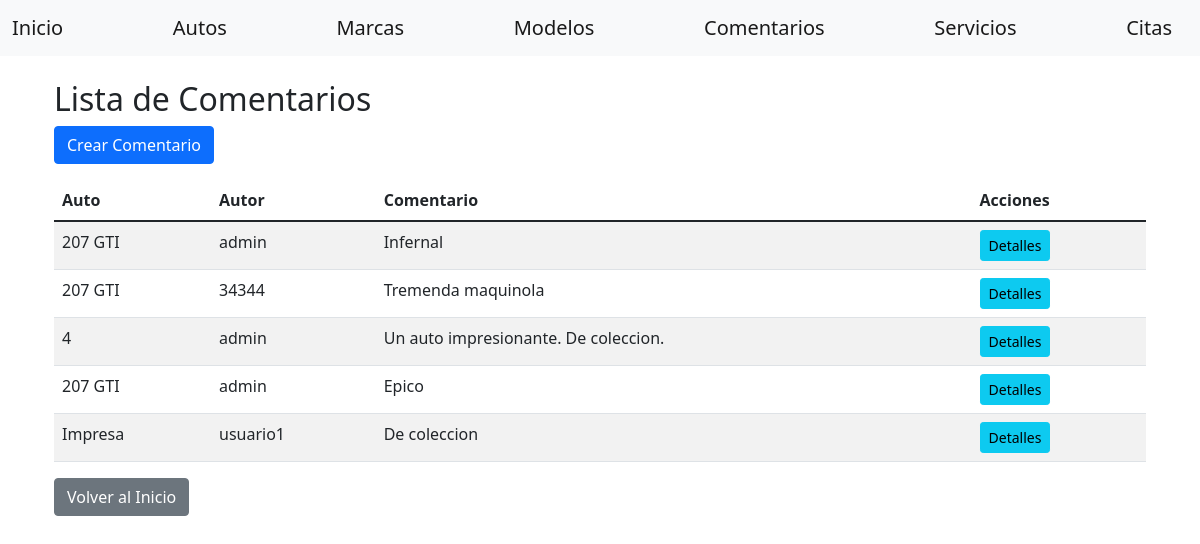
The page /gestion/comentarios/ on the database as committed earlier.
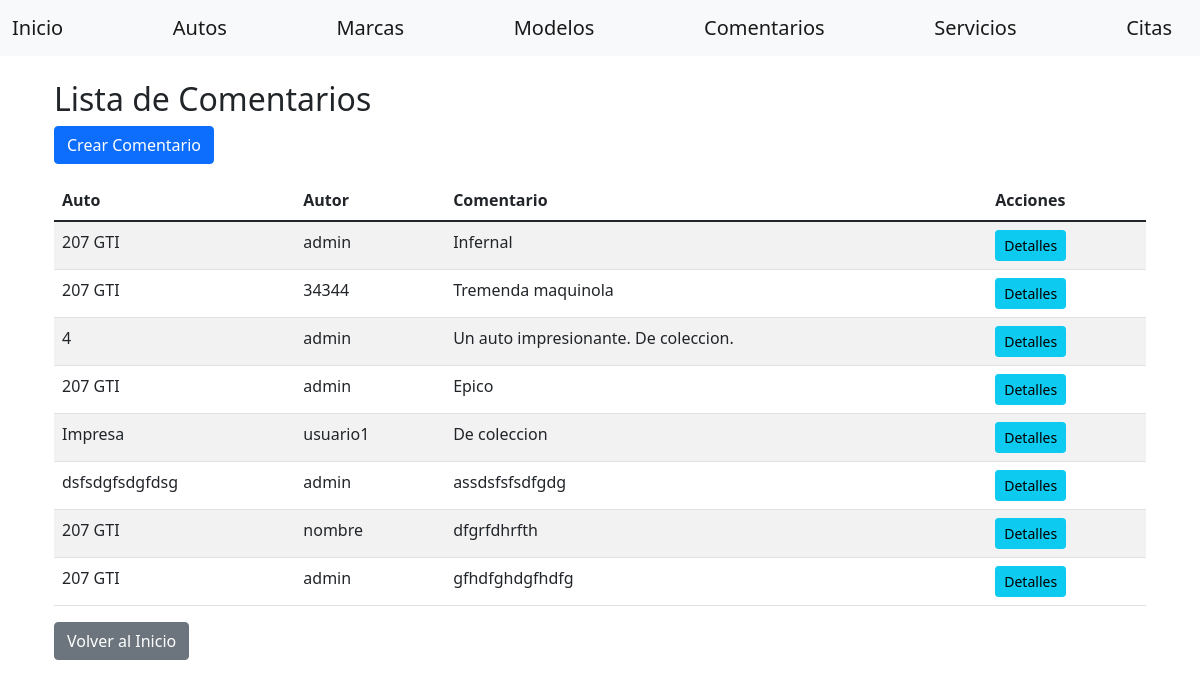
The same page on the database as committed later.
### gestion/models.py (models this page shows, shortened)
class Comentario(models.Model):
    auto = models.ForeignKey(Auto, on_delete=models.CASCADE)
    autor = models.ForeignKey(User, on_delete=models.CASCADE)
    comentario = models.TextField()
    fecha = models.DateTimeField(auto_now_add=True)

class Auto(models.Model):
    marca = models.ForeignKey(Marca, on_delete=models.CASCADE, default=1, verbose_name=_("marca"))
    modelo = models.ForeignKey(ModeloAuto, on_delete=models.CASCADE, verbose_name=_("modelo"))
    categoria = models.ForeignKey(Categoria, on_delete=models.CASCADE, verbose_name=_("categoria"))
    precio = models.DecimalField(max_digits=10, decimal_places=2, verbose_name=_("precio"))
    imagen = models.ImageField(upload_to='autos/', null=True, blank=True, verbose_name=_("imagen"))
    descripcion = models.TextField(verbose_name=_("descripcion"))

class ModeloAuto(models.Model):
    marca = models.ForeignKey(Marca, on_delete=models.CASCADE)
    nombre = models.CharField(max_length=100)

### gestion/views/comentario_view.py (the view)
# urls.py: path('comentarios/', comentario_view.ComentarioListView.as_view(), name='comentario-list'),
class ComentarioListView(View):
    def get(self, request, *args, **kwargs):
        repo = ComentarioRepository()
        comentarios = repo.get_all()
        return render(
            request,
            'comentarios/list.html',
            dict(
                comentarios=comentarios
            )
        )

### gestion/context_processors.py (called while the page is built)
def user_info(request):
    user = request.user if request.user.is_authenticated else None
    return {
        'authenticated_user': user
    }

def all_brands(request):
    brands = cache.get('brands')
    if brands is None:
        brands = Marca.objects.all()
        cache.set('brands', brands, 36000)  # Cache por 10 horas (36000 segundos)
    return {'all_brands': brands}

def all_categories(request):
    categories = cache.get('categories')
    if categories is None:
        categories = Categoria.objects.all()  # Devuelve objetos completos
        cache.set('categories', categories, 36000)  # Cache por 10 horas (36000 segundos)
    return {'all_categories': categories}

### gestion/repositories/comentario_repository.py (called while the page is built)
    def get_all(self) -> List[Comentario]:
        return Comentario.objects.all()

### gestion/templates/comentarios/list.html (shortened to what this page needs)
{% extends "home/base.html" %}
{% block content %}
<div class="container mt-3">
    <h2>Lista de Comentarios</h2>
    <a href="{% url 'comentario-create' %}" class="btn btn-primary mb-3">Crear Comentario</a>
    <table class="table table-striped">
        <thead>
            <tr>
                <th>Auto</th>
                <th>Autor</th>
                <th>Comentario</th>
                <th>Acciones</th>
            </tr>
        </thead>
        <tbody>
            {% for comentario in comentarios %}
                <tr>
                    <td>{{ comentario.auto.modelo.nombre }}</td>
                    <td>{{ comentario.autor.username }}</td>
                    <td>{{ comentario.comentario }}</td>
                    <td>
                        <a href="{% url 'comentario-detail' comentario.id %}" class="btn btn-info btn-sm">Detalles</a>
                    </td>
                </tr>
            {% endfor %}
        </tbody>
    </table>
    <a href="{% url 'index' %}" class="btn btn-secondary">Volver al Inicio</a>
</div>
{% endblock %}

Rows that differ between the two databases and show on the page:
added Comentario: auto.modelo.nombre "dsfsdgfsdgfdsg", autor.username "admin", comentario "assdsfsfsdfgdg"
added Comentario: auto.modelo.nombre "207 GTI", autor.username "nombre", comentario "dfgrfdhrfth"
added Comentario: auto.modelo.nombre "207 GTI", autor.username "admin", comentario "gfhdfghdgfhdfg"
